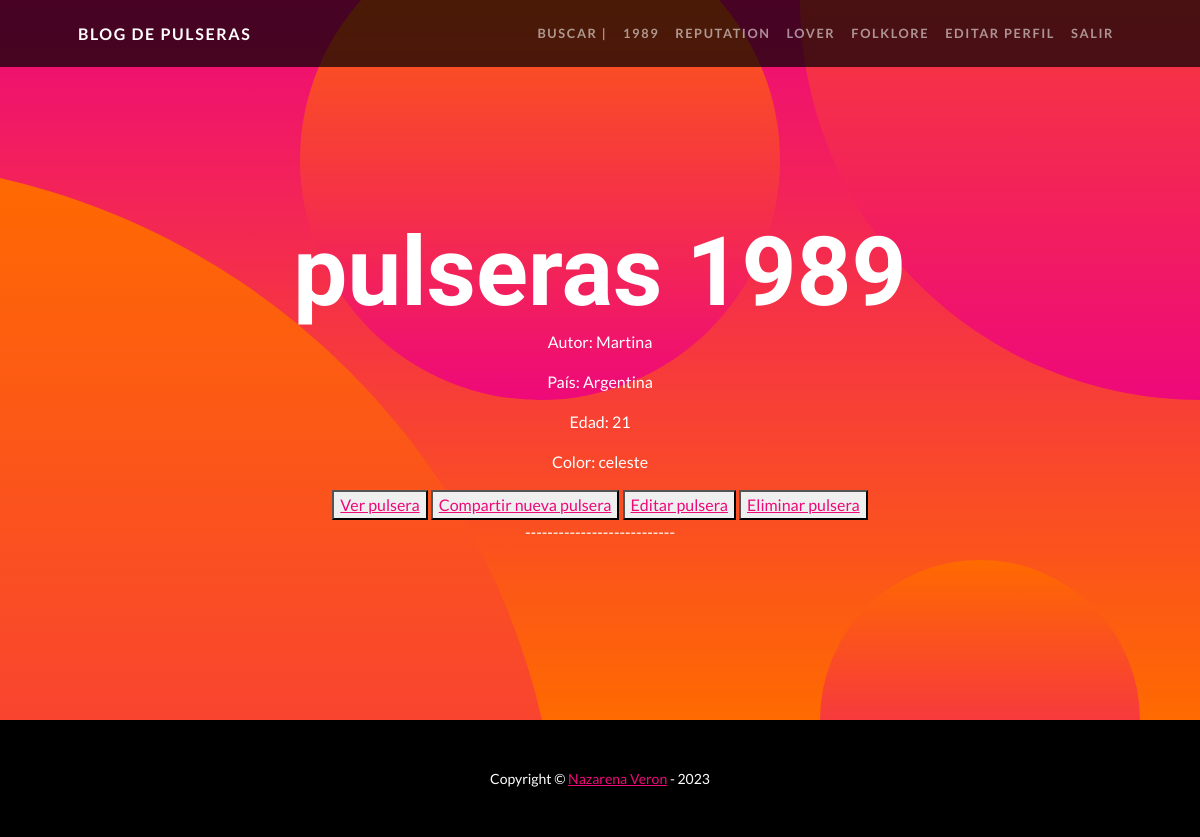
The app's page /TS/1989/list (signed in) with its own data.
### BlogApp/models.py (models this page shows, shortened)
class pulsera1989(models.Model):
    imagen = models.ImageField(upload_to='pulseras_fotos', null=False, blank=False, default="n")
    autor = models.CharField(max_length=100, default="Desconocido")
    pais = models.CharField(max_length=50, default="Desconocido")
    edad = models.PositiveIntegerField(default=13)
    color_predominante = models.CharField(max_length=30, default="Blanco")

### BlogApp/views.py (the view)
# urls.py: path('1989/list', ListaPulsera1989.as_view(), name="ver_1989"),
class ListaPulsera1989(LoginRequiredMixin, ListView):
    model = pulsera1989

### BlogApp/templates/BlogApp/pulsera1989_list.html (shortened to what this page needs)
{% extends "BlogApp/welcome.html" %}
{% load static %}
{% block texto1 %}<h1 class="masthead-heading mb-0">pulseras 1989</h1>{% endblock%}
{% block FORM %}
{% for pulsera_1989 in object_list %}
<p>Autor: {{pulsera_1989.autor}}</p>
<p>País: {{pulsera_1989.pais}}</p>
<p>Edad: {{pulsera_1989.edad}}</p>
<p>Color: {{pulsera_1989.color_predominante}}</p>
<button><a href="{% url 'detalle_1989' pulsera_1989.id %}">Ver pulsera</a></button>
<button><a href="{% url 'crear_1989'  %}"> Compartir nueva pulsera</a></button>
<button><a href="{% url 'actualizar_1989' pulsera_1989.id  %}"> Editar pulsera</a></button>
<button><a href="{% url 'borrar_1989' pulsera_1989.id  %}"> Eliminar pulsera</a></button>
<p>---------------------------</p>
{% endfor %}
{% endblock %}

### records on screen
pulsera1989: autor "Martina", pais "Argentina", edad "21", color_predominante "celeste"
